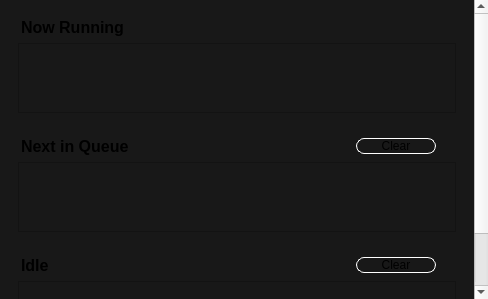
<?xml version="1.0" encoding="UTF-8"?>
<ui version="4.0">
 <class>QueuePage</class>
 <widget class="QScrollArea" name="QueuePage">
  <property name="geometry">
   <rect>
    <x>0</x>
    <y>0</y>
    <width>488</width>
    <height>299</height>
   </rect>
  </property>
  <property name="windowTitle">
   <string>ScrollArea</string>
  </property>
  <property name="frameShape">
   <enum>QFrame::NoFrame</enum>
  </property>
  <property name="sizeAdjustPolicy">
   <enum>QAbstractScrollArea::AdjustToContents</enum>
  </property>
  <property name="widgetResizable">
   <bool>true</bool>
  </property>
  <widget class="QWidget" name="scrollAreaWidgetContents">
   <property name="geometry">
    <rect>
     <x>0</x>
     <y>0</y>
     <width>474</width>
     <height>389</height>
    </rect>
   </property>
   <property name="styleSheet">
    <string notr="true">background-color: rgb(24,24,24);</string>
   </property>
   <layout class="QVBoxLayout" name="verticalLayout">
    <item>
     <widget class="QWidget" name="running" native="true">
      <layout class="QVBoxLayout" name="verticalLayout_2">
       <item>
        <layout class="QHBoxLayout" name="horizontalLayout">
         <property name="rightMargin">
          <number>20</number>
         </property>
         <item>
          <widget class="QLabel" name="labelRunning">
           <property name="font">
            <font>
             <pointsize>12</pointsize>
             <weight>75</weight>
             <bold>true</bold>
            </font>
           </property>
           <property name="text">
            <string>Now Running</string>
           </property>
           <property name="indent">
            <number>3</number>
           </property>
          </widget>
         </item>
        </layout>
       </item>
       <item>
        <widget class="evoplex::TableWidget" name="tableRunning">
         <property name="sizePolicy">
          <sizepolicy hsizetype="Expanding" vsizetype="Fixed">
           <horstretch>0</horstretch>
           <verstretch>0</verstretch>
          </sizepolicy>
         </property>
         <property name="verticalScrollBarPolicy">
          <enum>Qt::ScrollBarAlwaysOff</enum>
         </property>
         <property name="horizontalScrollBarPolicy">
          <enum>Qt::ScrollBarAlwaysOff</enum>
         </property>
         <property name="sizeAdjustPolicy">
          <enum>QAbstractScrollArea::AdjustToContents</enum>
         </property>
         <property name="autoScroll">
          <bool>false</bool>
         </property>
        </widget>
       </item>
      </layout>
     </widget>
    </item>
    <item>
     <widget class="QWidget" name="queue" native="true">
      <layout class="QVBoxLayout" name="verticalLayout_3">
       <item>
        <layout class="QHBoxLayout" name="horizontalLayout_2">
         <property name="rightMargin">
          <number>20</number>
         </property>
         <item>
          <widget class="QLabel" name="labelQueue">
           <property name="font">
            <font>
             <pointsize>12</pointsize>
             <weight>75</weight>
             <bold>true</bold>
            </font>
           </property>
           <property name="text">
            <string>Next in Queue</string>
           </property>
           <property name="indent">
            <number>3</number>
           </property>
          </widget>
         </item>
         <item>
          <widget class="QPushButton" name="bClearQueue">
           <property name="sizePolicy">
            <sizepolicy hsizetype="Fixed" vsizetype="Fixed">
             <horstretch>0</horstretch>
             <verstretch>0</verstretch>
            </sizepolicy>
           </property>
           <property name="minimumSize">
            <size>
             <width>80</width>
             <height>0</height>
            </size>
           </property>
           <property name="styleSheet">
            <string notr="true">QPushButton  {
	border: 1px solid white;
    border-radius: 8px;
    background-color: transparent;
}
QPushButton::hover {
	background-color: #4285f4;
}</string>
           </property>
           <property name="text">
            <string>Clear</string>
           </property>
          </widget>
         </item>
        </layout>
       </item>
       <item>
        <widget class="evoplex::TableWidget" name="tableQueue">
         <property name="sizePolicy">
          <sizepolicy hsizetype="Expanding" vsizetype="Fixed">
           <horstretch>0</horstretch>
           <verstretch>0</verstretch>
          </sizepolicy>
         </property>
         <property name="verticalScrollBarPolicy">
          <enum>Qt::ScrollBarAlwaysOff</enum>
         </property>
         <property name="horizontalScrollBarPolicy">
          <enum>Qt::ScrollBarAlwaysOff</enum>
         </property>
         <property name="sizeAdjustPolicy">
          <enum>QAbstractScrollArea::AdjustToContents</enum>
         </property>
         <property name="autoScroll">
          <bool>false</bool>
         </property>
        </widget>
       </item>
      </layout>
     </widget>
    </item>
    <item>
     <widget class="QWidget" name="idle" native="true">
      <layout class="QVBoxLayout" name="verticalLayout_4">
       <item>
        <layout class="QHBoxLayout" name="horizontalLayout_3">
         <property name="rightMargin">
          <number>20</number>
         </property>
         <item>
          <widget class="QLabel" name="labelIdle">
           <property name="font">
            <font>
             <pointsize>12</pointsize>
             <weight>75</weight>
             <bold>true</bold>
            </font>
           </property>
           <property name="text">
            <string>Idle</string>
           </property>
           <property name="indent">
            <number>3</number>
           </property>
          </widget>
         </item>
         <item>
          <widget class="QPushButton" name="bClearIdle">
           <property name="sizePolicy">
            <sizepolicy hsizetype="Fixed" vsizetype="Fixed">
             <horstretch>0</horstretch>
             <verstretch>0</verstretch>
            </sizepolicy>
           </property>
           <property name="minimumSize">
            <size>
             <width>80</width>
             <height>0</height>
            </size>
           </property>
           <property name="styleSheet">
            <string notr="true">QPushButton  {
	border: 1px solid white;
    border-radius: 8px;
    background-color: transparent;
}
QPushButton::hover {
	background-color: #4285f4;
}</string>
           </property>
           <property name="text">
            <string>Clear</string>
           </property>
          </widget>
         </item>
        </layout>
       </item>
       <item>
        <widget class="evoplex::TableWidget" name="tableIdle">
         <property name="sizePolicy">
          <sizepolicy hsizetype="Expanding" vsizetype="Fixed">
           <horstretch>0</horstretch>
           <verstretch>0</verstretch>
          </sizepolicy>
         </property>
         <property name="verticalScrollBarPolicy">
          <enum>Qt::ScrollBarAlwaysOff</enum>
         </property>
         <property name="horizontalScrollBarPolicy">
          <enum>Qt::ScrollBarAlwaysOff</enum>
         </property>
         <property name="sizeAdjustPolicy">
          <enum>QAbstractScrollArea::AdjustToContents</enum>
         </property>
         <property name="autoScroll">
          <bool>false</bool>
         </property>
        </widget>
       </item>
      </layout>
     </widget>
    </item>
    <item>
     <spacer name="verticalSpacer">
      <property name="orientation">
       <enum>Qt::Vertical</enum>
      </property>
      <property name="sizeHint" stdset="0">
       <size>
        <width>20</width>
        <height>40</height>
       </size>
      </property>
     </spacer>
    </item>
   </layout>
  </widget>
 </widget>
 <customwidgets>
  <customwidget>
   <class>evoplex::TableWidget</class>
   <extends>QTableWidget</extends>
   <header>gui/tablewidget.h</header>
  </customwidget>
 </customwidgets>
 <resources/>
 <connections/>
</ui>
